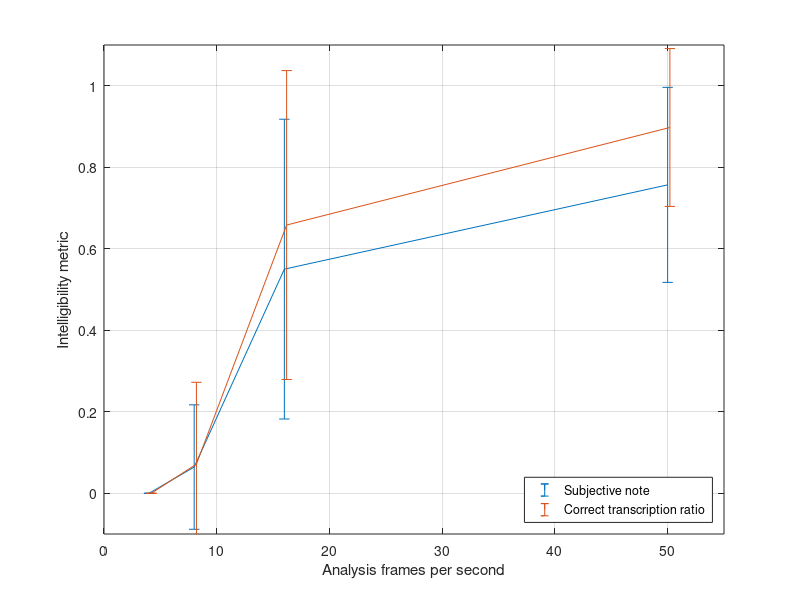

The MATLAB source for this figure:
function perc_int(act)

if ~nargin; act = 'disp'; end;

switch act
    case 'test'
        if exist('subj_notes.mat', 'file')
            load('subj_notes.mat');
            ind_test = length(subj_notes)+1;
        else
            q = 8;
            toblen = 1000*[0.02 0.06 0.125 0.25];
            ind_test = 1;
        end
        n_sen = 9;
        sen_sfx = {'_C_1', '_C_2', '_F_1', '_F_2', '_Q_1', '_Q_2', '_S_1', '_S_2', '_S_3'};
        subj_notes{ind_test} = zeros(2*n_sen, 1)-1;
        sentences_tr{ind_test} = cell(2*n_sen, 1);
        sp_cnt = zeros(6, 1); % Speaker test count
        
        
        
        % High fps
        sen = randperm(n_sen);
        set_cnt = round(rand(1, 1))+4;
        setting{ind_test}(:, 1:n_sen) = [sen; [ones(1, set_cnt) 2*ones(1, n_sen-set_cnt)]];
        
        % Low fps
        sen = randperm(n_sen);
        set_cnt = round(rand(1, 1))+4;
        setting{ind_test}(:, n_sen+1:2*n_sen) = [sen; [3*ones(1, set_cnt) 4*ones(1, n_sen-set_cnt)]];
        
        rp = randperm(size(setting{ind_test}, 2));
        setting{ind_test} = setting{ind_test}(:, rp);

        for ind_setting = 1:size(setting{ind_test}, 2)
            clc;
            disp('----- Perceptive test on intelligibility -----');
            disp(['Test number ' num2str(ind_test) '.']);
            disp(['Sample ' num2str(ind_setting) ' of ' num2str(size(setting{ind_test}, 2)) '.']);
            sp = round(6*rand(1, 1)+0.5);
            while sp_cnt(sp) > 3; sp = round(6*rand(1, 1)+0.5); end
            sp_cnt(sp) = sp_cnt(sp)+1;
            
            [y, Fs] = audioread(['../../decoded_samples/perc_int/' num2str(sp) sen_sfx{setting{ind_test}(1, ind_setting)} '_q8_l' num2str(toblen(setting{ind_test}(2, ind_setting))) '.wav']);
            
            while isempty(sentences_tr{ind_test}{ind_setting}) || ~isnumeric(subj_notes{ind_test}(ind_setting)) || (subj_notes{ind_test}(ind_setting)) < 1 || (subj_notes{ind_test}(ind_setting)) > 5
                sound(y, Fs);
                sentences_tr{ind_test}{ind_setting} = input('Sentence transcription: ', 's');
                subj_notes{ind_test}(ind_setting) = input('Overall intelligibility note (1-5): ');
                clear sound;
            end
        end

        if isempty(find(subj_notes{ind_test} == -1, 1))
            disp('Test complete, results saved.');
            save('subj_notes.mat', 'toblen', 'setting', 'subj_notes', 'sentences_tr');
        else
            disp('Test failed, results discarded.');
        end
    case 'tr'
        if exist('subj_notes.mat', 'file')
            load('subj_notes.mat');
        else
            error('Test results not found.');
        end
        
        for ind_test = 1:length(sentences_tr)
            for ind_setting = 1:length(sentences_tr{ind_test})
                disp(sentences_tr{ind_test}{ind_setting});
                tr_correct = input('Correct words: ');
                tr_nwords = input('Total words: ');
                tr_ratio{ind_test}(ind_setting) = tr_correct/tr_nwords;
            end
        end
        
        save('subj_notes_c.mat', 'toblen', 'setting', 'subj_notes', 'sentences_tr', 'tr_ratio');
    case 'disp'
        if exist('subj_notes_c.mat', 'file')
            load('subj_notes_c.mat');
        else
            error('No test results with transcription ratio found.');
        end
        
        notes = cell(length(toblen), 1);
        tr_r = cell(length(toblen), 1);
        
        for ind_test = 1:length(setting)
            for ind_setting = 1:size(setting{ind_test}, 2)
                notes{setting{ind_test}(2, ind_setting)}(end+1, 1) = subj_notes{ind_test}(ind_setting);
                tr_r{setting{ind_test}(2, ind_setting)}(end+1, 1) = tr_ratio{ind_test}(ind_setting);
            end
        end
        
        for ind_toblen = 1:length(toblen)
            m_notes(ind_toblen) = mean((notes{ind_toblen}-1)/4);
            s_notes(ind_toblen) = std((notes{ind_toblen}-1)/4);
            m_tr(ind_toblen) = mean(tr_r{ind_toblen});
            s_tr(ind_toblen) = std(tr_r{ind_toblen});
        end
        
        figure(1), clf, 
        errorbar([4 8 16 50], flip(m_notes), flip(s_notes)),
        hold on,
        errorbar([4.2 8.2 16.2 50.2], flip(m_tr), flip(s_tr)),
        axis([0 55 -0.1 1.1]), grid on, xlabel('Analysis frames per second'), ylabel('Intelligibility metric')
        legend('Subjective note', 'Correct transcription ratio', 'location', 'southeast')
%         save('disp_int', 'notes', 'tr_r');
        
%         if ndims(subj_notes) > 2
%             mean_sn = mean(subj_notes, 3);
%             var_sn = squeeze(var(permute(subj_notes, [3 1 2])));
%         else
%             mean_sn = subj_notes;
%             var_sn = zeros(size(subj_notes));
%         end
%         
%         %% Mel on x axis, FPS on legend
%         real_fps = {'2', '4.1', '6.1', '7.7', '9.5', '21', '85'};
%         fps_lgd = cell(1, length(real_fps));
%         for ind_lgd = 1:length(real_fps)
%             fps_lgd{ind_lgd} = ['fps: ' real_fps{ind_lgd}];
%         end
%         figure, clf;
%         errorbar(mean_sn', var_sn', '-x'), grid on, axis([0.5 4.5 -0.5 5.5])
%         xlabel('Number of Mel bands'), ylabel('Subjective intelligibility score');
%         legend(fps_lgd, 'Location', 'bestoutside');
%         ax = gca;
%         ax.XTickLabels = mel;
%         set(gca,'XTick',[1:4]);
%         print(gcf, '-depsc', 'report/figures/processed/percint_fps_mel.eps');
end


end

